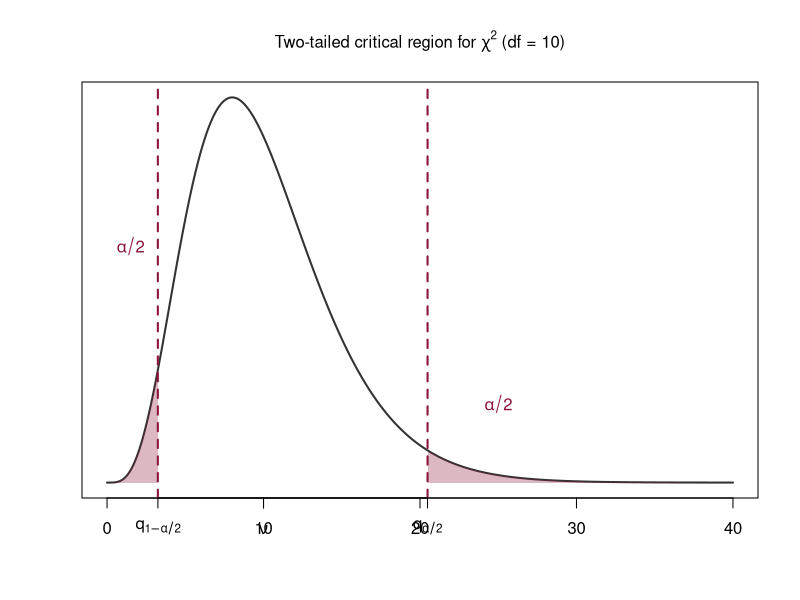

Write R code to recreate this figure.
## ---- chunk 1
library(ggplot2)
library(dplyr)

iscal_burgundy <- "#8B1538"
iscal_dark_burgundy <- "#6B1028"
iscal_blue <- "#0066CC"
iscal_accent <- "#D4AF37"
iscal_dark_gray <- "#333333"
iscal_light_gray <- "#F5F5F5"
## ---- chunk 2
#| echo: false
#| fig-width: 8
#| fig-height: 3.5
#| fig-align: center

x <- seq(0, 40, length = 500)
y <- dchisq(x, df = 10)

plot(x, y, type = "l", lwd = 2, col = iscal_dark_gray,
     xlab = "", ylab = "", yaxt = "n",
     main = expression("Two-tailed critical region for " * chi^2 * " (df = 10)"),
     cex.main = 1)

q_low <- qchisq(0.025, 10)
q_high <- qchisq(0.975, 10)

x_left <- seq(0, q_low, length = 100)
x_right <- seq(q_high, 40, length = 100)
polygon(c(x_left, rev(x_left)), c(dchisq(x_left, 10), rep(0, 100)),
        col = adjustcolor(iscal_burgundy, alpha = 0.3), border = NA)
polygon(c(x_right, rev(x_right)), c(dchisq(x_right, 10), rep(0, 100)),
        col = adjustcolor(iscal_burgundy, alpha = 0.3), border = NA)

abline(v = c(q_low, q_high), lty = 2, col = iscal_burgundy, lwd = 2)
axis(1, at = c(round(q_low, 2), 10, round(q_high, 2)),
     labels = c(expression(q[1-alpha/2]), expression(nu), expression(q[alpha/2])))
text(1.5, 0.06, expression(alpha/2), col = iscal_burgundy, cex = 1)
text(25, 0.02, expression(alpha/2), col = iscal_burgundy, cex = 1)
